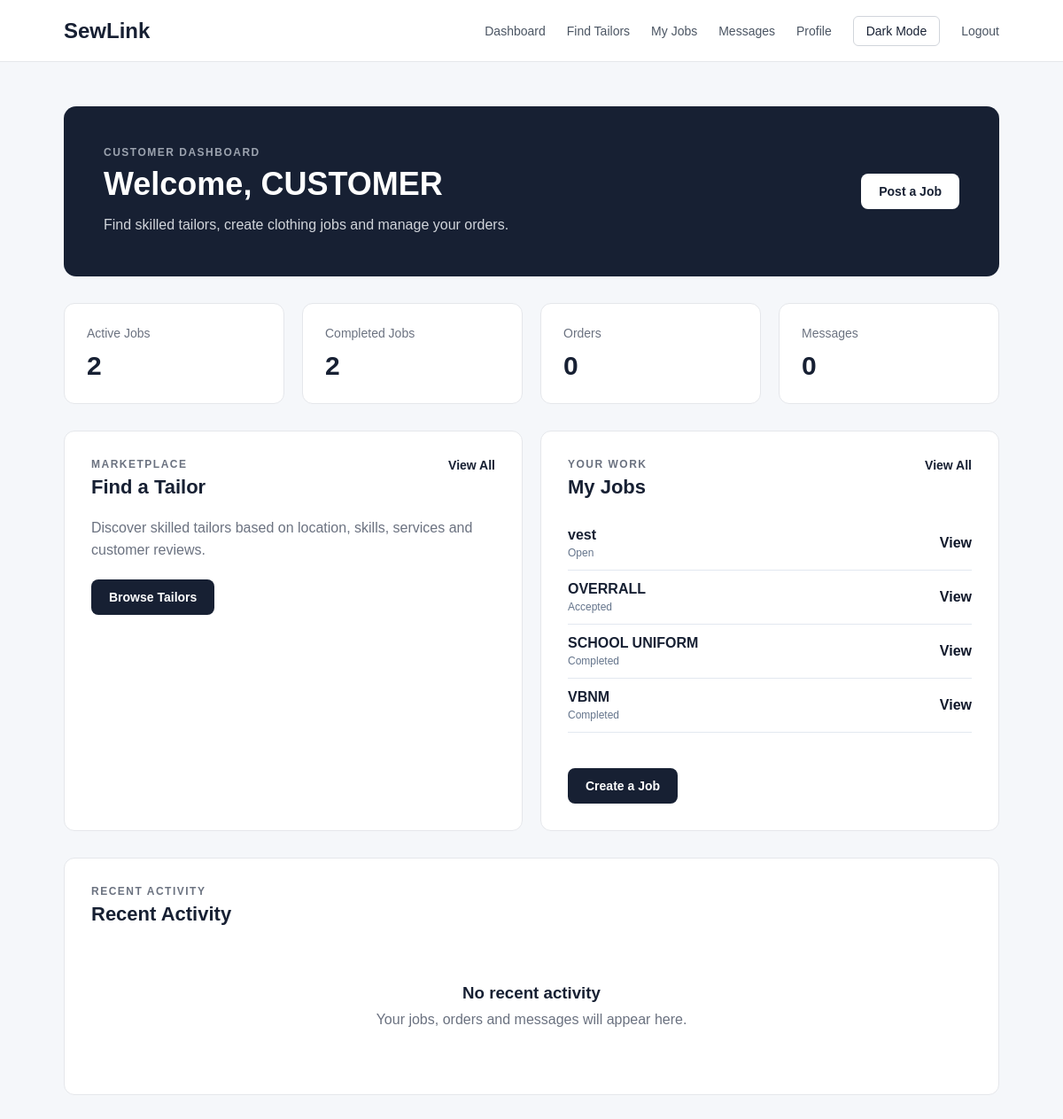
Page /customer/dashboard/ (signed in) on the earlier database version.
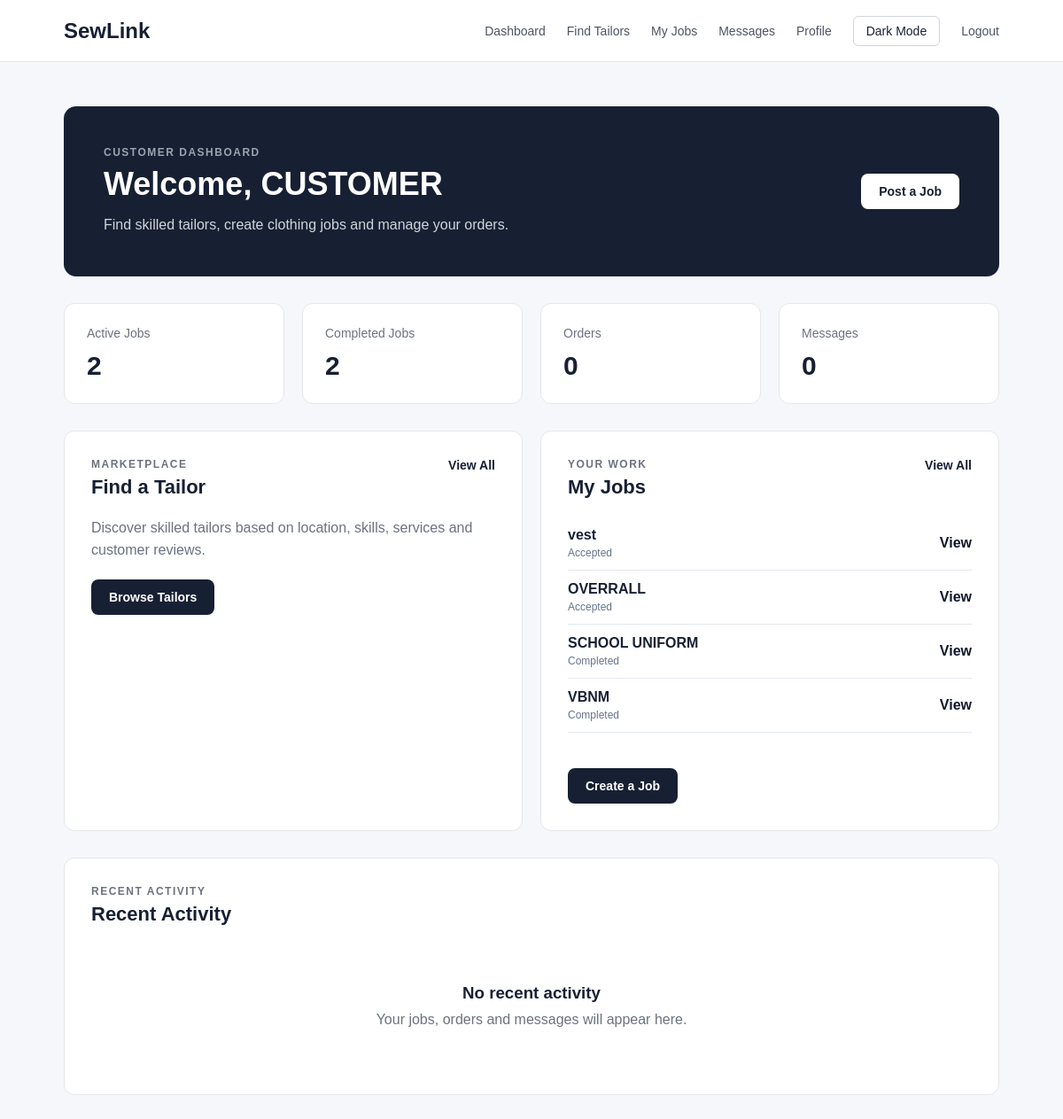
Same page on the later database version.
### JobApp/models.py (models this page shows, shortened)
class Job(models.Model):
    CATEGORY_CHOICES = [
        ('tailoring', 'Tailoring'),
        ('alteration', 'Clothing Alteration'),
        ('repair', 'Clothing Repair'),
        ('embroidery', 'Embroidery'),
        ('design', 'Clothing Design'),
        ('other', 'Other'),
    ]
    STATUS_CHOICES = [
        ('open', 'Open'),
        ('pending', 'Pending'),
        ('accepted', 'Accepted'),
        ('rejected', 'Rejected'),
        ('in_progress', 'In Progress'),
        ('completed', 'Completed'),
        ('cancelled', 'Cancelled'),
    ]
    customer = models.ForeignKey(
        CustomerProfile,
        on_delete=models.CASCADE,
        related_name='jobs'
    )
    tailor = models.ForeignKey(
        TailorProfile,
        on_delete=models.SET_NULL,
        null=True,
        blank=True,
        related_name='jobs'
    )
    service = models.ForeignKey(
        Service,
        on_delete=models.SET_NULL,
        null=True,
        blank=True,
        related_name='jobs'
    )
    title = models.CharField(max_length=200)
    description = models.TextField()
    category = models.CharField(
        max_length=30,
        choices=CATEGORY_CHOICES,
        default='tailoring'
    )
    budget = models.DecimalField(
        max_digits=10,
        decimal_places=2,
        null=True,
        blank=True
    )
    agreed_price = models.DecimalField(
        max_digits=10,
        decimal_places=2,
        null=True,
        blank=True
    )
    deadline = models.DateField(
        null=True,
        blank=True
    )
    requested_date = models.DateField(
        null=True,
        blank=True
    )
    location = models.CharField(
        max_length=150
    )
    reference_image = models.ImageField(
        upload_to='job_references/',
        blank=True,
        null=True
    )
    status = models.CharField(
        max_length=20,
        choices=STATUS_CHOICES,
        default='open'
    )
    created_at = models.DateTimeField(
        auto_now_add=True
    )
    updated_at = models.DateTimeField(
        auto_now=True
    )

### CustomerApp/views.py (the view)
# urls.py: path('dashboard/', views.dashboard, name='dashboard'),
@login_required
def dashboard(request):
    customer = get_object_or_404(CustomerProfile, user=request.user)
    jobs = Job.objects.filter(customer=customer)
    active_jobs = jobs.exclude(status__in=['completed', 'cancelled']).count()
    completed_jobs = jobs.filter(status='completed').count()
    recent_jobs = jobs.order_by('-created_at')[:5]
    return render(request, 'CustomerApp/customer_dashboard.html', {'customer': customer, 'active_jobs': active_jobs, 'completed_jobs': completed_jobs, 'recent_jobs': recent_jobs})

### CustomerApp/templates/CustomerApp/customer_dashboard.html (shortened to what this page needs)
{% load static %}
<!DOCTYPE html>
<html lang="en">
<head>
    <link rel="stylesheet" href="{% static 'css/customer_dashboard.css' %}">
</head>
<body>
    <header class="navbar">
        <div class="logo">SewLink</div>
        <nav>
            <a href="{% url 'CustomerApp:dashboard' %}">Dashboard</a>
            <a href="{% url 'CustomerApp:tailor_search' %}">Find Tailors</a>
            <a href="{% url 'JobApp:job_list' %}">My Jobs</a>
            <a href="{% url 'MessagingApp:inbox' %}">Messages</a>
            <a href="{% url 'CustomerApp:profile' %}">Profile</a>
            <button id="theme-toggle" type="button">Dark Mode</button>
            <a href="{% url 'AuthenticationApp:logout' %}">Logout</a>
        </nav>
    </header>
    <main class="dashboard">
        <section class="welcome">
            <div>
                <p class="eyebrow">CUSTOMER DASHBOARD</p>
                <h1>Welcome, {{ request.user.username }}</h1>
                <p>Find skilled tailors, create clothing jobs and manage your orders.</p>
            </div>
            <a href="{% url 'JobApp:job_create' %}" class="primary-button">Post a Job</a>
        </section>
        <section class="stats">
            <div class="stat-card">
                <span>Active Jobs</span>
                <strong>{{ active_jobs }}</strong>
            </div>
            <div class="stat-card">
                <span>Completed Jobs</span>
                <strong>{{ completed_jobs }}</strong>
            </div>
            <div class="stat-card">
                <span>Orders</span>
                <strong>0</strong>
            </div>
            <div class="stat-card">
                <span>Messages</span>
                <strong>0</strong>
            </div>
        </section>
        <section class="content-grid">
            <div class="card">
                <div class="card-header">
                    <div>
                        <p class="eyebrow">MARKETPLACE</p>
                        <h2>Find a Tailor</h2>
                    </div>
                    <a href="{% url 'JobApp:job_list' %}">View All</a>
                </div>
                <p>Discover skilled tailors based on location, skills, services and customer reviews.</p>
                <a href="{% url 'CustomerApp:tailor_search' %}" class="secondary-button">Browse Tailors</a>
            </div>
            <div class="card">
                <div class="card-header">
                    <div>
                        <p class="eyebrow">YOUR WORK</p>
                        <h2>My Jobs</h2>
                    </div>
                    <a href="{% url 'JobApp:job_list' %}">View All</a>
                </div>
                {% if recent_jobs %}
                    <div class="recent-jobs">
                        {% for job in recent_jobs %}
                            <div class="recent-job">
                                <div>
                                    <strong>{{ job.title }}</strong>
                                    <span>{{ job.get_status_display }}</span>
                                </div>
                                <a href="{% url 'JobApp:job_detail' job.pk %}">View</a>
                            </div>
                        {% endfor %}
                    </div>
                {% else %}
                    <p>You haven't posted any tailoring jobs yet.</p>
                {% endif %}
                <a href="{% url 'JobApp:job_create' %}" class="secondary-button">Create a Job</a>
            </div>
        </section>
        <section class="card activity">
            <div class="card-header">
                <div>
                    <p class="eyebrow">RECENT ACTIVITY</p>
                    <h2>Recent Activity</h2>
                </div>
            </div>
            <div class="empty-state">
                <h3>No recent activity</h3>
                <p>Your jobs, orders and messages will appear here.</p>
            </div>
        </section>
    </main>
</body>
</html>

Differences in the rows shown:
changed Job "vest": status "Open" → "Accepted"
